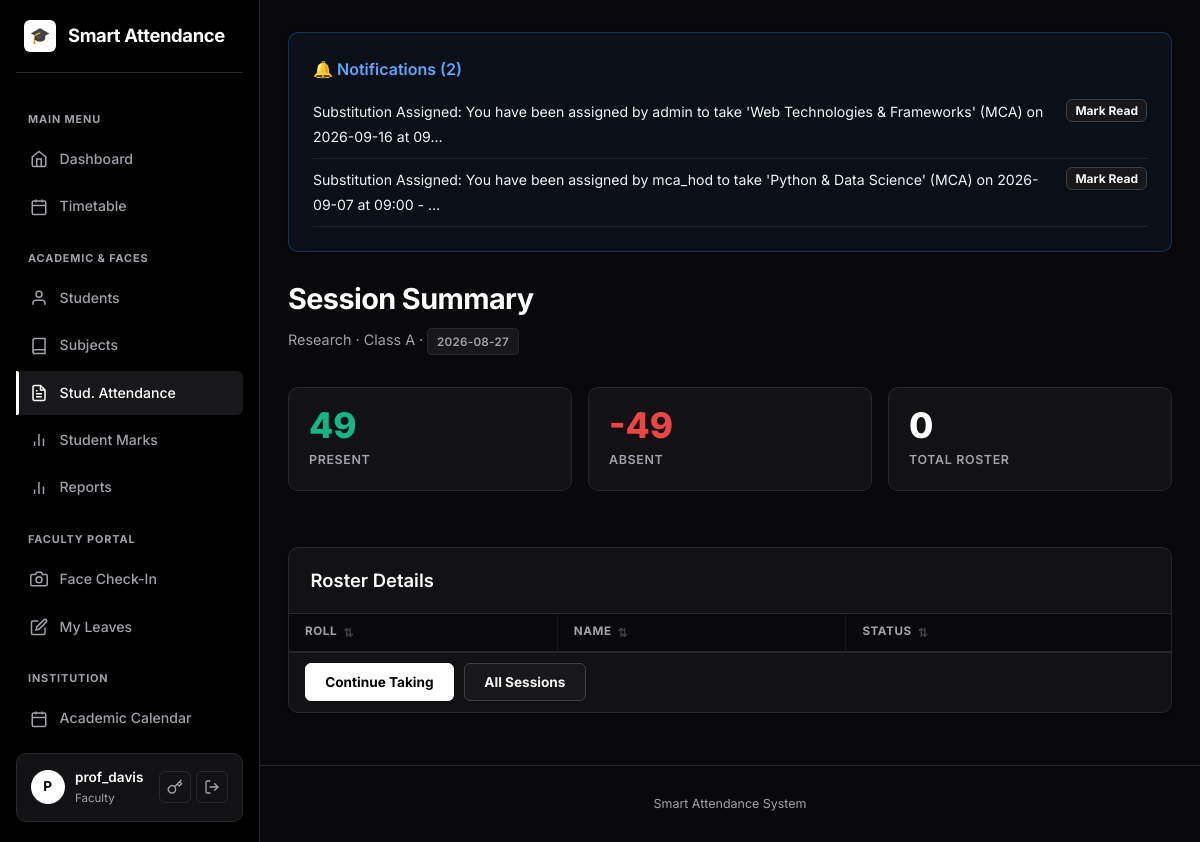
Screenshot of /attendance/22/history (signed in) with the database file from the repository.
### models.py (models this page shows, shortened)
class User(UserMixin, db.Model):
    __tablename__ = "users"
    id = db.Column(db.Integer, primary_key=True)
    username = db.Column(db.String(80), unique=True, nullable=False, index=True)
    email = db.Column(db.String(120), unique=True, nullable=False)
    password_hash = db.Column(db.String(255), nullable=False)
    role = db.Column(db.String(20), nullable=False, default=ROLE_STUDENT)
    department = db.Column(db.String(80), default="")
    phone = db.Column(db.String(20), default="")
    created_at = db.Column(db.DateTime, default=datetime.utcnow)
    student_id = db.Column(db.Integer, db.ForeignKey("students.id"), nullable=True)
    student = db.relationship("Student", backref=db.backref("user", uselist=False))
    face_samples = db.relationship(
        "FaceSample", backref="user", cascade="all, delete-orphan"
    )

class Notification(db.Model):
    __tablename__ = "notifications"
    id = db.Column(db.Integer, primary_key=True)
    user_id = db.Column(db.Integer, db.ForeignKey("users.id"), nullable=False)
    user = db.relationship("User", foreign_keys=[user_id], backref=db.backref("notifications", cascade="all, delete-orphan"))
    title = db.Column(db.String(120), nullable=True)          # short heading (parent alerts etc.)
    message = db.Column(db.String(512), nullable=False)
    category = db.Column(db.String(30), nullable=True)        # 'attendance','absence','fees','marks','general'
    is_read = db.Column(db.Boolean, default=False)
    created_at = db.Column(db.DateTime, default=datetime.utcnow)
    action_url = db.Column(db.String(255), nullable=True)
    claim_id = db.Column(db.Integer, db.ForeignKey("timetable_claims.id", ondelete="CASCADE"), nullable=True)
    claim = db.relationship("TimetableClaim", backref=db.backref("notifications", cascade="all, delete-orphan"))

class Subject(db.Model):
    __tablename__ = "subjects"
    id = db.Column(db.Integer, primary_key=True)
    code = db.Column(db.String(40), unique=True, nullable=False)
    name = db.Column(db.String(120), nullable=False)
    department = db.Column(db.String(80), default="MCA")
    year = db.Column(db.Integer, default=1, nullable=False) # 1 for 1st Year, 2 for 2nd Year
    faculty_id = db.Column(db.Integer, db.ForeignKey("users.id"), nullable=True)
    faculty = db.relationship("User", foreign_keys=[faculty_id])
    sessions = db.relationship(
        "AttendanceSession", backref="subject", cascade="all, delete-orphan"
    )

class AttendanceSession(db.Model):
    __tablename__ = "sessions"
    id = db.Column(db.Integer, primary_key=True)
    subject_id = db.Column(db.Integer, db.ForeignKey("subjects.id"), nullable=False)
    faculty_id = db.Column(db.Integer, db.ForeignKey("users.id"), nullable=True)
    faculty = db.relationship("User", foreign_keys=[faculty_id])
    class_name = db.Column(db.String(80), default="")
    session_date = db.Column(db.Date, default=date.today)
    created_at = db.Column(db.DateTime, default=datetime.utcnow)
    records = db.relationship(
        "Attendance", backref="session", cascade="all, delete-orphan"
    )

### blueprints/attendance.py (the view)
@attendance_bp.route("/<int:session_id>/history")
@login_required
@staff_required
def history(session_id):
    session = AttendanceSession.query.get_or_404(session_id)
    present_ids = {a.student_id for a in session.records if a.status == "present"}
    query = Student.query
    if session.class_name:
        query = query.filter(or_(Student.class_name == session.class_name, Student.department == session.class_name))
    elif current_user.role == "hod" and current_user.department:
        query = query.filter_by(department=current_user.department)
    students = query.order_by(Student.roll_number).all()
    return render_template("attendance/history.html", session=session,
                           students=students, present_ids=present_ids,
                           today_date=date.today())

### templates/attendance/history.html (shortened to what this page needs)
{% extends "base.html" %}
{% block content %}
<div style="display:flex; justify-content:space-between; align-items:flex-end; margin-bottom: 2rem;">
  <div>
    <h1>Session Summary</h1>
    <p class="subtitle" style="margin-bottom:0;">{{ session.subject.name }} · {{ session.class_name or 'All classes' }} · <span class="badge badge-muted">{{ session.session_date }}</span></p>
  </div>
</div>
<div class="stat-grid">
  <div class="stat">
    <div class="num" style="color:var(--success);">{{ present_ids|length }}</div>
    <div class="lbl">Present</div>
  </div>
  <div class="stat">
    <div class="num" style="color:var(--danger);">{{ students|length - present_ids|length }}</div>
    <div class="lbl">Absent</div>
  </div>
  <div class="stat">
    <div class="num">{{ students|length }}</div>
    <div class="lbl">Total Roster</div>
  </div>
</div>
<div class="card card-table" style="margin-top:2rem">
  <div class="card-table-header">
    <h2>Roster Details</h2>
  </div>
  <div class="table-responsive">
    <table>
      <thead>
        <tr>
          <th>Roll</th>
          <th>Name</th>
          <th>Status</th>
        </tr>
      </thead>
    </table>
  </div>
  <div class="card-table-footer">
    <a class="btn" href="{{ url_for('attendance.take', session_id=session.id) }}">Continue Taking</a>
    <a class="btn btn-secondary" href="{{ url_for('attendance.index') }}">All Sessions</a>
  </div>
</div>
{% endblock %}

### templates/base.html (shortened to what this page needs)
<!DOCTYPE html>
<html lang="en">
<head>
  <link rel="stylesheet" href="{{ url_for('static', filename='style.css') }}">
</head>
<body>
  <div class="app-layout{% if not current_user.is_authenticated %} auth-layout{% endif %}">
    {% if current_user.is_authenticated %}
    <aside class="sidebar" id="sidebar">
      <div class="sidebar-brand">
        <a href="{{ url_for('dashboard.index') }}">
          <div class="brand-icon">🎓</div>
          <span class="brand-name">Smart Attendance</span>
        </a>
      </div>
      <nav class="sidebar-nav">
        {% if current_user.role != 'parent' %}
        <div class="nav-section-label">Main Menu</div>
        <a href="{{ url_for('dashboard.index') }}" class="nav-item">
          <svg viewBox="0 0 24 24" width="18" height="18" fill="none" stroke="currentColor" stroke-width="2"><path d="M3 9l9-7 9 7v11a2 2 0 0 1-2 2H5a2 2 0 0 1-2-2z"></path><polyline points="9 22 9 12 15 12 15 22"></polyline></svg>
          <span>Dashboard</span>
        </a>
        {% endif %}
        {% if current_user.role in ['admin', 'faculty', 'director', 'hod'] %}
        <a href="{{ url_for('dashboard.timetable_view') }}" class="nav-item{% if request.endpoint == 'dashboard.timetable_view' %} active{% endif %}">
          <svg viewBox="0 0 24 24" width="18" height="18" fill="none" stroke="currentColor" stroke-width="2"><rect x="3" y="4" width="18" height="18" rx="2" ry="2"></rect><line x1="16" y1="2" x2="16" y2="6"></line><line x1="8" y1="2" x2="8" y2="6"></line><line x1="3" y1="10" x2="21" y2="10"></line></svg>
          <span>Timetable</span>
        </a>
        {% endif %}
        {% if current_user.role in ['admin', 'faculty', 'director', 'hod'] %}
          <div class="nav-section-label">Academic & Faces</div>
          <a href="{{ url_for('students.list_students') }}" class="nav-item">
            <svg viewBox="0 0 24 24" width="18" height="18" fill="none" stroke="currentColor" stroke-width="2"><path d="M20 21v-2a4 4 0 0 0-4-4H8a4 4 0 0 0-4 4v2"></path><circle cx="12" cy="7" r="4"></circle></svg>
            <span>Students</span>
          </a>
          <a href="{{ url_for('attendance.subjects') }}" class="nav-item">
            <svg viewBox="0 0 24 24" width="18" height="18" fill="none" stroke="currentColor" stroke-width="2"><path d="M4 19.5A2.5 2.5 0 0 1 6.5 17H20"></path><path d="M6.5 2H20v20H6.5A2.5 2.5 0 0 1 4 19.5v-15A2.5 2.5 0 0 1 6.5 2z"></path></svg>
            <span>Subjects</span>
          </a>
          <a href="{{ url_for('attendance.index') }}" class="nav-item">
            <span>Stud. Attendance</span>
          </a>
          <a href="{{ url_for('marks.index') }}" class="nav-item">
            <svg viewBox="0 0 24 24" width="18" height="18" fill="none" stroke="currentColor" stroke-width="2"><line x1="18" y1="20" x2="18" y2="10"></line><line x1="12" y1="20" x2="12" y2="4"></line><line x1="6" y1="20" x2="6" y2="14"></line></svg>
            <span>Student Marks</span>
          </a>
          <a href="{{ url_for('reports.index') }}" class="nav-item">
            <svg viewBox="0 0 24 24" width="18" height="18" fill="none" stroke="currentColor" stroke-width="2"><line x1="18" y1="20" x2="18" y2="10"></line><line x1="12" y1="20" x2="12" y2="4"></line><line x1="6" y1="20" x2="6" y2="14"></line></svg>
            <span>Reports</span>
          </a>
        {% endif %}
        {% if current_user.role == 'faculty' %}
          <div class="nav-section-label">Faculty Portal</div>
          <a href="{{ url_for('faculty.face_attendance') }}" class="nav-item">
            <svg viewBox="0 0 24 24" width="18" height="18" fill="none" stroke="currentColor" stroke-width="2"><path d="M23 19a2 2 0 0 1-2 2H3a2 2 0 0 1-2-2V8a2 2 0 0 1 2-2h4l2-3h6l2 3h4a2 2 0 0 1 2 2z"></path><circle cx="12" cy="13" r="4"></circle></svg>
            <span>Face Check-In</span>
          </a>
          <a href="{{ url_for('faculty.leaves') }}" class="nav-item">
            <svg viewBox="0 0 24 24" width="18" height="18" fill="none" stroke="currentColor" stroke-width="2"><path d="M11 4H4a2 2 0 0 0-2 2v14a2 2 0 0 0 2 2h14a2 2 0 0 0 2-2v-7"></path><path d="M18.5 2.5a2.121 2.121 0 0 1 3 3L12 15l-4 1 1-4 9.5-9.5z"></path></svg>
            <span>My Leaves</span>
          </a>
        {% endif %}
        <div class="nav-section-label">Institution</div>
        <a href="{{ url_for('calendar.index') }}" class="nav-item">
          <svg viewBox="0 0 24 24" width="18" height="18" fill="none" stroke="currentColor" stroke-width="2"><rect x="3" y="4" width="18" height="18" rx="2" ry="2"></rect><line x1="16" y1="2" x2="16" y2="6"></line><line x1="8" y1="2" x2="8" y2="6"></line><line x1="3" y1="10" x2="21" y2="10"></line></svg>
          <span>Academic Calendar</span>
        </a>
      </nav>
      <div class="sidebar-user">
        <div class="user-profile">
          <div class="user-avatar">{{ current_user.username[0]|upper }}</div>
          <div class="user-info">
            <span class="username">{{ current_user.username }}</span>
            <span class="user-role">{{ current_user.role }}</span>
          </div>
        </div>
        <div class="user-actions">
          <a href="{{ url_for('auth.change_password') }}" title="Change Password" class="user-action-btn">
            <svg viewBox="0 0 24 24" width="16" height="16" fill="none" stroke="currentColor" stroke-width="2" stroke-linecap="round" stroke-linejoin="round"><path d="M21 2l-2 2m-7.61 7.61a5.5 5.5 0 1 1-7.778 7.778 5.5 5.5 0 0 1 7.777-7.777zm0 0L15.5 7.5m0 0l3 3L22 7l-3-3m-3.5 3.5L19 4"></path></svg>
          </a>
          <a href="{{ url_for('auth.logout') }}" title="Logout" class="user-action-btn logout-btn">
            <svg viewBox="0 0 24 24" width="16" height="16" fill="none" stroke="currentColor" stroke-width="2" stroke-linecap="round" stroke-linejoin="round"><path d="M9 21H5a2 2 0 0 1-2-2V5a2 2 0 0 1 2-2h4"></path><polyline points="16 17 21 12 16 7"></polyline><line x1="21" y1="12" x2="9" y2="12"></line></svg>
          </a>
        </div>
      </div>
    </aside>
    {% endif %}
    <div class="main-wrapper">
      <main class="container page-transition">
        {% if current_user.is_authenticated and user_notifications %}
        <div class="card" style="margin-bottom: 1.5rem; background-color: rgba(59, 130, 246, 0.05); border: 1px solid rgba(59, 130, 246, 0.3);">
          <div style="display:flex; justify-content:space-between; align-items:center; margin-bottom:0.5rem;">
            <h3 style="margin:0; color: #60a5fa; font-size:1rem; display:flex; align-items:center; gap:6px;">
              🔔 Notifications ({{ unread_notifications_count }})
            </h3>
          </div>
          <ul style="list-style: none; padding-left: 0; margin-bottom: 0;">
            {% for notif in user_notifications[:5] %}
              <li style="margin-top: 0.5rem; padding-bottom: 0.5rem; border-bottom: 1px solid rgba(255, 255, 255, 0.08); display:flex; justify-content:space-between; align-items:flex-start; flex-wrap:wrap; gap:0.5rem;">
                <div style="flex:1; min-width:0;">
                  <span style="font-size: 0.88rem; color: #f1f5f9;">{{ notif.message[:120] }}{% if notif.message|length > 120 %}…{% endif %}</span>
                </div>
                <div style="display: flex; gap: 0.5rem; flex-shrink:0;">
                  {% if notif.claim_id and notif.claim and notif.claim.status == 'pending' and current_user.id != notif.claim.claimed_by_id %}
                    <a href="{{ url_for('dashboard.handle_notification', notif_id=notif.id, action='accept') }}" class="btn btn-sm" style="background-color: #10b981; border:none; padding: 0.2rem 0.5rem; font-size: 0.75rem;">Accept</a>
                    <a href="{{ url_for('dashboard.handle_notification', notif_id=notif.id, action='report') }}" class="btn btn-sm btn-secondary" style="padding: 0.2rem 0.5rem; font-size: 0.75rem;">Report</a>
                    <a href="{{ url_for('dashboard.handle_notification', notif_id=notif.id, action='reject') }}" class="btn btn-sm btn-secondary" style="padding: 0.2rem 0.5rem; font-size: 0.75rem; background-color: rgba(239, 68, 68, 0.1); color: #ef4444;">Reject</a>
                  {% elif current_user.role == 'parent' %}
                    <form method="post" action="{{ url_for('parents.mark_notification_read', notif_id=notif.id) }}" style="margin:0;">
                      <button class="btn btn-sm btn-secondary" style="padding: 0.2rem 0.5rem; font-size: 0.75rem;">✓ Read</button>
                    </form>
                  {% else %}
                    <a href="{{ url_for('dashboard.handle_notification', notif_id=notif.id, action='read') }}" class="btn btn-sm btn-secondary" style="padding: 0.2rem 0.5rem; font-size: 0.75rem;">Mark Read</a>
                  {% endif %}
                </div>
              </li>
            {% endfor %}
          </ul>
        </div>
        {% endif %}
        {% block content %}{% endblock %}
      </main>
      <footer class="footer">Smart Attendance System</footer>
    </div>
  </div>
</body>
</html>

### rows the page displays
User: username "P", username "prof_davis", role "Faculty"
Notification: message "Substitution Assigned: You have been assigned by admin to take 'Web Technologies & Frameworks' (MCA) on 2026-09-16 at 09"
Notification: message "Substitution Assigned: You have been assigned by mca_hod to take 'Python & Data Science' (MCA) on 2026-09-07 at 09:00 -"
Subject: subject.name "Research"

### other values shown
{{ unread_notifications_count }} "2"
{{ session.class_name or 'All classes' }} "Class A"
{{ session.session_date }} "2026-08-27"
{{ present_ids|length }} "49"
{{ students|length - present_ids|length }} "-49"
{{ students|length }} "0"
